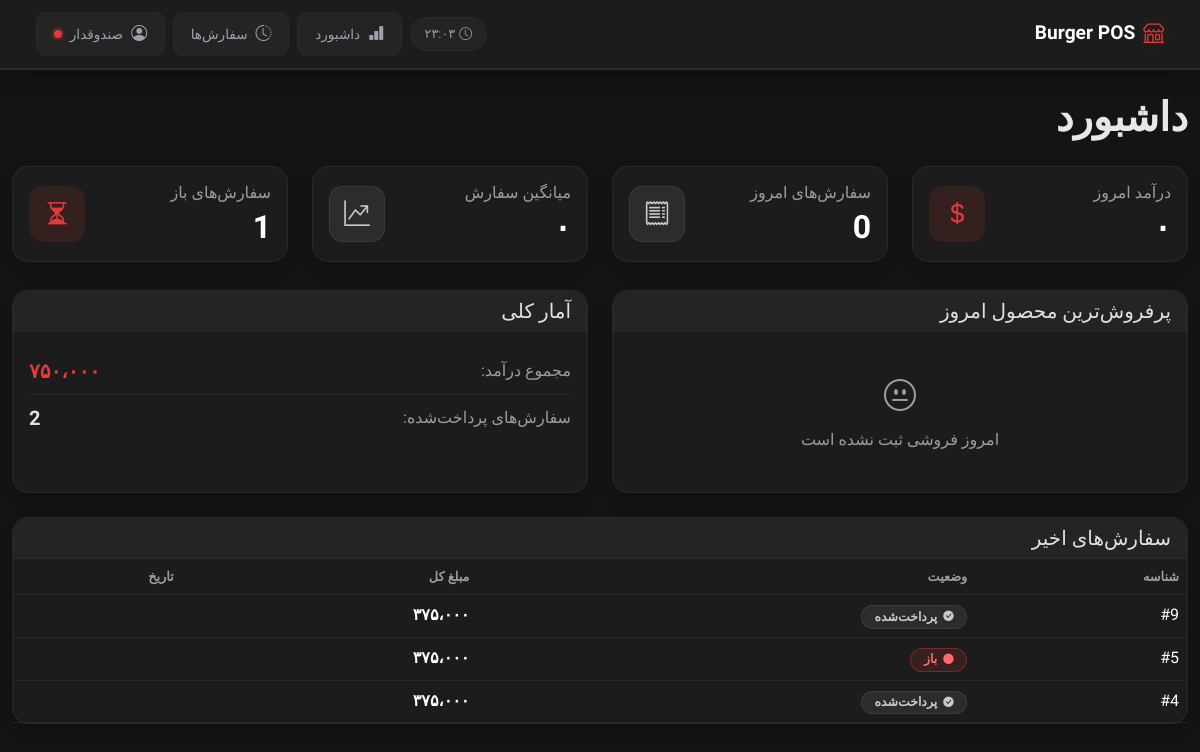
Page /dashboard/ (signed in) on the committed database.
### menu/models.py (models this page shows, shortened)
class Order(models.Model):
    STATUS_CHOICES=[
        ('draft', 'draft'),
        ('open', 'open'),
        ('paid', 'paid'),
        ('cancelled', 'cancelled'),
    ]
    user = models.ForeignKey(get_user_model(), on_delete=models.CASCADE)
    created_at = models.DateTimeField(auto_now_add=True)
    total_price = models.PositiveIntegerField(default=0)
    status = models.CharField(max_length=10, choices=STATUS_CHOICES, default='draft')

### menu/views.py (the view)
# urls.py: path('dashboard/', DashboardView.as_view(), name='dashboard'),
class DashboardView(LoginRequiredMixin, UserPassesTestMixin, TemplateView):
    template_name = "menu/dashboard.html"
    def test_func(self):
        return self.request.user.is_superuser
    def get_context_data(self, **kwargs):
        context = super().get_context_data(**kwargs)
        today = date.today()
        today_paid_orders = Order.objects.filter(
            status="paid",
            created_at__date=today
        )
        total_sales_today = today_paid_orders.aggregate(total=Sum("total_price"))["total"] or 0
        total_orders_today = today_paid_orders.count()
        average_order_today = today_paid_orders.aggregate(avg=Avg("total_price"))["avg"] or 0
        best_seller_today = (
            Product.objects.filter(
                orderitem__order__status="paid",
                orderitem__order__created_at__date=today
            )
            .annotate(total_sold=Sum("orderitem__quantity"))
            .order_by("-total_sold")
            .first()
        )
        all_paid_orders = Order.objects.filter(status="paid")
        total_sales_all = all_paid_orders.aggregate(total=Sum("total_price"))["total"] or 0
        total_paid_orders = all_paid_orders.count()
        open_orders = Order.objects.filter(status="open").count()
        recent_orders = Order.objects.filter(status__in=['open', 'paid']).order_by("-created_at")[:5]
        context.update({
            "total_sales_today": total_sales_today,
            "total_orders_today": total_orders_today,
            "average_order_today": average_order_today,
            "best_seller_today": best_seller_today,
            "total_sales_all": total_sales_all,
            "total_paid_orders": total_paid_orders,
            "open_orders": open_orders,
            "recent_orders": recent_orders,
        })
        return context

### menu/templatetags/custom_filters.py (called while the page is built)
@register.filter
def persian_number(value):
    value = intcomma(value, False)
    en = '0123456789,'
    fa = '۰۱۲۳۴۵۶۷۸۹،'
    return str(value).translate(
        str.maketrans(en, fa)
    )

@register.filter
def to_jalali(value, format_string='%Y/%m/%d - %H:%M'):
    if not value:
        return ''
    jalali = jdatetime.datetime.fromgregorian(datetime=value)
    return jalali.strftime(format_string)

### menu/templates/menu/dashboard.html (shortened to what this page needs)
{% extends "_base.html" %}
{% load custom_filters %}
{% load i18n %}
{% block content %}
<h1 class="mb-4 fw-bold">
    {% trans "Dashboard" %}
</h1>
<div class="row g-4">
    <div class="col-md-3">
        <div class="card shadow">
            <div class="card-body">
                <div class="stat-mini">
                    <div>
                        <h6 class="text-muted mb-2">
                            {% trans "Today's Revenue" %}
                        </h6>
                        <h2 class="stat-number text-white mb-0">
                            {{ total_sales_today|persian_number }}
                        </h2>
                    </div>
                    <div class="icon-badge icon-badge-red">
                        <i class="bi bi-currency-dollar"></i>
                    </div>
                </div>
            </div>
        </div>
    </div>
    <div class="col-md-3">
        <div class="card shadow">
            <div class="card-body">
                <div class="stat-mini">
                    <div>
                        <h6 class="text-muted mb-2">
                            {% trans "Orders Today" %}
                        </h6>
                        <h2 class="stat-number text-white mb-0">
                            {{ total_orders_today }}
                        </h2>
                    </div>
                    <div class="icon-badge icon-badge-gray">
                        <i class="bi bi-receipt"></i>
                    </div>
                </div>
            </div>
        </div>
    </div>
    <div class="col-md-3">
        <div class="card shadow">
            <div class="card-body">
                <div class="stat-mini">
                    <div>
                        <h6 class="text-muted mb-2">
                            {% trans "Average Order" %}
                        </h6>
                        <h2 class="stat-number text-white mb-0">
                            {{ average_order_today|persian_number }}
                        </h2>
                    </div>
                    <div class="icon-badge icon-badge-gray">
                        <i class="bi bi-graph-up-arrow"></i>
                    </div>
                </div>
            </div>
        </div>
    </div>
    <div class="col-md-3">
        <div class="card shadow">
            <div class="card-body">
                <div class="stat-mini">
                    <div>
                        <h6 class="text-muted mb-2">
                            {% trans "Open Orders" %}
                        </h6>
                        <h2 class="stat-number text-white mb-0">
                            {{ open_orders }}
                        </h2>
                    </div>
                    <div class="icon-badge icon-badge-red">
                        <i class="bi bi-hourglass-split"></i>
                    </div>
                </div>
            </div>
        </div>
    </div>
</div>
<div class="row g-4 mt-1">
    <div class="col-lg-6">
        <div class="card shadow h-100">
            <div class="card-header">
                <h5 class="mb-0">
                    {% trans "Best Seller Today" %}
                </h5>
            </div>
            <div class="card-body">
                {% if best_seller_today %}
                    <h3
                        style="
                            color: var(--primary-red);
                        "
                    >
                        {{ best_seller_today.name }}
                    </h3>
                {% else %}
                    <p class="text-muted text-center py-4 mb-0">
                        <i class="bi bi-emoji-neutral fs-2 d-block mb-2"></i>
                        {% trans "No sales today" %}
                    </p>
                {% endif %}
            </div>
        </div>
    </div>
    <div class="col-lg-6">
        <div class="card shadow h-100">
            <div class="card-header">
                <h5 class="mb-0">
                    {% trans "Overall Statistics" %}
                </h5>
            </div>
            <div class="card-body">
                <div class="d-flex justify-content-between align-items-center py-2 border-bottom" style="border-color: var(--border) !important;">
                    <span class="text-muted">{% trans "Total Revenue:" %}</span>
                    <strong class="price-tag fs-5">
                        {{ total_sales_all|persian_number }}
                    </strong>
                </div>
                <div class="d-flex justify-content-between align-items-center py-2">
                    <span class="text-muted">{% trans "Paid Orders:" %}</span>
                    <strong class="fs-5">
                        {{ total_paid_orders }}
                    </strong>
                </div>
            </div>
        </div>
    </div>
</div>
<div class="row mt-4">
    <div class="col-12">
        <div class="card shadow">
            <div class="card-header">
                <h5 class="mb-0">
                    {% trans "Recent Orders" %}
                </h5>
            </div>
            <div class="card-body p-0">
                <table class="table table-hover mb-0">
                    <thead>
                        <tr>
                            <th>{% trans "ID" %}</th>
                            <th>{% trans "Status" %}</th>
                            <th>{% trans "Total" %}</th>
                            <th>{% trans "Date" %}</th>
                        </tr>
                    </thead>
                    <tbody>
                        {% for order in recent_orders %}
                        <tr>
                            <td>
                                #{{ order.id }}
                            </td>
                            <td>
                                {% if order.status == "paid" %}
                                    <span class="status-badge status-badge-paid">
                                        <i class="bi bi-check-circle-fill"></i>
                                        {% trans "Paid" %}
                                    </span>
                                {% else %}
                                    <span class="status-badge status-badge-open">
                                        <i class="bi bi-circle-fill"></i>
                                        {% trans "Open" %}
                                    </span>
                                {% endif %}
                            </td>
                            <td class="price-tag">
                                {{ order.total_price|persian_number }}
                            </td>
                            <td class="text-muted">
                            </td>
                        </tr>
                        {% endfor %}
                    </tbody>
                </table>
            </div>
        </div>
    </div>
</div>
{% endblock %}

### templates/_base.html (style rules this page uses)
:root { --primary-red: #e63939; --red-dark: #c1121f; --red-light: #ff6b6b; --red-glow: rgba(230, 57, 57, 0.18); --surface-1: #141414; --surface-2: #1c1c1c; --surface-3: #242424; --surface-4: #2c2c2c; --border: #2a2a2a; --border-light: #3a3a3a; --text-muted: #9a9da5; --radius-sm: 10px; --radius-md: 16px; --shadow-soft: 0 10px 28px -10px rgba(0,0,0,0.5); --transition-base: all 0.25s cubic-bezier(0.4,0,0.2,1); }
* { -webkit-tap-highlight-color: transparent; }
body { background: var(--surface-1); font-family: 'Vazirmatn', system-ui, sans-serif; color: #e5e7eb; }
.text-muted { color: var(--text-muted) !important; }
.card { border-radius: var(--radius-md); border: 1px solid var(--border); background: var(--surface-2); }
.card-header { background: var(--surface-3); border-bottom: 1px solid var(--border); border-radius: var(--radius-md) var(--radius-md) 0 0 !important; }
.icon-badge { width: 56px; height: 56px; border-radius: 14px; display: flex; align-items: center; justify-content: center; flex-shrink: 0; }
.icon-badge i { font-size: 1.6rem; }
.icon-badge-red { background: rgba(230, 57, 57, 0.12); color: var(--primary-red); }
.icon-badge-gray { background: var(--surface-4); color: #c7cad1; box-shadow: inset 0 0 0 1px var(--border-light); }
.stat-number { font-size: 2rem; font-weight: 700; line-height: 1.1; }
.stat-mini { display: flex; align-items: center; justify-content: space-between; gap: 12px; }
.price-tag { color: var(--primary-red); font-weight: 600; }
.status-badge { display: inline-flex; align-items: center; gap: 6px; padding: 0.35rem 0.85rem; border-radius: 999px; font-size: 0.78rem; font-weight: 600; line-height: 1; }
.status-badge i { font-size: 0.65rem; }
.status-badge-paid { background: var(--surface-4); color: #c7cad1; box-shadow: inset 0 0 0 1px var(--border-light); }
.status-badge-open { background: rgba(230, 57, 57, 0.14); color: var(--red-light); box-shadow: inset 0 0 0 1px rgba(230, 57, 57, 0.35); }
.table { color: #e5e7eb; }
.table > :not(caption) > * > * { border-bottom-color: var(--border); background-color: transparent; }
.table thead th { color: var(--text-muted); font-weight: 600; font-size: 0.8rem; border-bottom: 1px solid var(--border) !important; }

### rows in the picture
Order: id "9", total_price|persian_number "۳۷۵،۰۰۰"
Order: id "5", total_price|persian_number "۳۷۵،۰۰۰"
Order: id "4", total_price|persian_number "۳۷۵،۰۰۰"

### other values in the picture
{{ total_sales_today|persian_number }} "۰"
{{ total_orders_today }} "0"
{{ average_order_today|persian_number }} "۰"
{{ open_orders }} "1"
{{ total_sales_all|persian_number }} "۷۵۰،۰۰۰"
{{ total_paid_orders }} "2"
